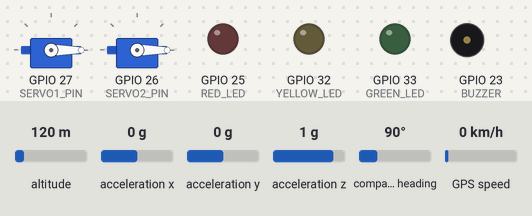
Bench run of a sketch on a simulated ESP32. Parts: 2 × servo, output pins drawn as LEDs (lit = HIGH), buzzer (waves = sounding). Wiring (inferred from the names in the program): MPU-6050 motion sensor at I2C address 0x68. The inputs (shaded band) are chosen by the test bench; at power-on: acceleration x 0 g, acceleration z 1 g, altitude 120 m, acceleration y 0 g, compass heading 90°, GPS speed 0 km/h. WiFi joins after 1.5 s; servers stay silent unless stated; the GPS gets a fix after 3 s at 37.7749, -122.4194 with 8 satellites; what the sketch prints to the serial monitor is not drawn.

Above: at 3.7 s.
3.8 s: acceleration x set to -0.4 g
5.3 s: acceleration x set to -0.7 g
At 6.5 s:
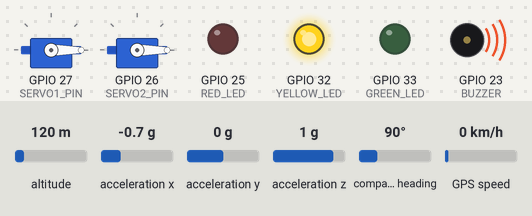
6.8 s: acceleration z set to -0.8 g
10.9 s: acceleration x set to -1 g
At 16.8 s:
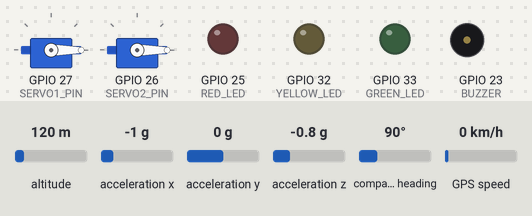
Timing chart, 0 to 17.4 s (numbered marks = the images above; inputs shaded):
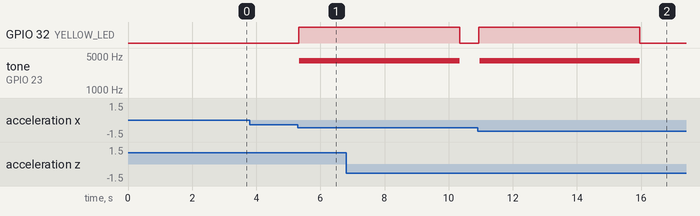

The sketch:

Engineering_Clinics1.ino
```cpp
#include <Wire.h>
#include <math.h>
#include <HardwareSerial.h>
#include <TinyGPS++.h>
#include <ESP32Servo.h>
#include <WiFi.h>
#include <WiFiClientSecure.h>
#include <UniversalTelegramBot.h>

// ==================================================
// PIN DEFINITIONS
// ==================================================

#define SDA_PIN 21
#define SCL_PIN 22
#define MPU 0x68

#define BUZZER 23

#define YELLOW_LED 32
#define GREEN_LED 33
#define RED_LED 25

#define GPS_RX 16
#define GPS_TX 17

#define SIM800_RX 19
#define SIM800_TX 18

#define SERVO1_PIN 27
#define SERVO2_PIN 26

// ==================================================
// WIFI SETTINGS
// ==================================================

const char* ssid = "Galaxy A16 5G 4068";
const char* password = "ladoogopal";

// ==================================================
// TELEGRAM SETTINGS
// ==================================================

#define BOT_TOKEN "8968437600:AAEwWJWNu9GUYr0MMnoSdD7h1X95_m4nlsY"
#define CHAT_ID "8993504044"

WiFiClientSecure telegramClient;
UniversalTelegramBot bot(BOT_TOKEN, telegramClient);

// ==================================================
// OBJECTS
// ==================================================

HardwareSerial GPS(2);
HardwareSerial SIM800(1);

TinyGPSPlus gps;

Servo servo1;
Servo servo2;

// ==================================================
// IMPACT SETTINGS
// ==================================================

// Configured location, not live GPS.
const double LOCATION_LAT = 30.681267;
const double LOCATION_LON = 76.604322;

#define IMPACT_START 19000
#define MEDIUM_LEVEL 30000
#define HIGH_LEVEL 40000

bool accidentDetected = false;

unsigned long cooldownStart = 0;
const unsigned long COOLDOWN = 5000;

// ==================================================
// MPU6050
// ==================================================

bool setupMPU() {
  Wire.beginTransmission(MPU);
  Wire.write(0x6B);
  Wire.write(0);

  return Wire.endTransmission() == 0;
}

float readMPU() {
  Wire.beginTransmission(MPU);
  Wire.write(0x3B);

  if (Wire.endTransmission(false) != 0) {
    return 0;
  }

  if (Wire.requestFrom(MPU, 6, true) != 6) {
    return 0;
  }

  int16_t ax = (Wire.read() << 8) | Wire.read();
  int16_t ay = (Wire.read() << 8) | Wire.read();
  int16_t az = (Wire.read() << 8) | Wire.read();

  return sqrt(
    (float)ax * ax +
    (float)ay * ay +
    (float)az * az
  );
}

// ==================================================
// BUZZER
// ==================================================

void buzzerOn() {
  ledcWrite(BUZZER, 128);
}

void buzzerOff() {
  ledcWrite(BUZZER, 0);
}

void soundAlarm(unsigned long duration) {
  buzzerOn();
  delay(duration);
  buzzerOff();
}

// ==================================================
// LOCATION
// ==================================================

String getLocationMessage() {
  String message = "UNIVERSITY / PROJECT LOCATION\n";
  message += "University: CGC University, Mohali\n";
  message += "Address: CGC University, Mohali, Punjab, India\n\n";

  if (gps.location.isValid() &&
      gps.location.age() < 10000) {

    double lat = gps.location.lat();
    double lon = gps.location.lng();

    message += "GPS Status: LIVE GPS FIX\n";
    message += "Latitude: " + String(lat, 6) + "\n";
    message += "Longitude: " + String(lon, 6) + "\n";

    message += "Google Maps: https://maps.google.com/?q=";
    message += String(lat, 6) + ",";
    message += String(lon, 6);

  } else {
    message += "GPS Status: NO LIVE GPS FIX\n";
    message += "Configured coordinates (NOT live GPS):\n";

    message += "Latitude: " + String(LOCATION_LAT, 6) + "\n";
    message += "Longitude: " + String(LOCATION_LON, 6) + "\n";

    message += "Google Maps: https://maps.google.com/?q=";
    message += String(LOCATION_LAT, 6) + ",";
    message += String(LOCATION_LON, 6);
  }

  return message;
}

void showLocation() {
  Serial.println("\n========== ACCIDENT LOCATION ==========");
  Serial.println(getLocationMessage());
  Serial.println("========================================");
}

// ==================================================
// TELEGRAM ALERT
// ==================================================

void sendTelegramAlert(String level) {
  Serial.println("\nSending Telegram alert...");

  if (WiFi.status() != WL_CONNECTED) {
    Serial.println("ERROR: Wi-Fi disconnected.");
    return;
  }

  String message;

  if (level == "LOW") {
    message = "LOW IMPACT ALERT";
  }
  else if (level == "MEDIUM") {
    message = "MEDIUM IMPACT ALERT";
  }
  else {
    message = "HIGH IMPACT ALERT";
  }

  message += "\n\nACCIDENT ALERT SYSTEM\n";
  message += "An impact has been detected by the ESP32.\n\n";
  message += "Impact Level: " + level + "\n";

  if (level == "LOW") {
    message += "Low-impact event detected.\n";
  }
  else if (level == "MEDIUM") {
    message += "Medium-impact event detected.\n";
    message += "Servo 1: Open command activated.\n";
  }
  else {
    message += "High-impact event detected.\n";
    message += "Both servos: Open commands activated.\n";
  }

  message += "\nPlease check the situation immediately.\n\n";
  message += "LOCATION DETAILS\n";
  message += getLocationMessage();
  message += "\n\nAutomated project alert. Verify the situation.";

  bool sent = bot.sendMessage(CHAT_ID, message, "");

  if (sent) {
    Serial.println("Telegram alert sent successfully.");
  }
  else {
    Serial.println("ERROR: Telegram message failed.");
  }
}

// ==================================================
// LOW IMPACT
// ==================================================

void lowImpact() {
  Serial.println("\n========== LOW IMPACT DETECTED ==========");

  digitalWrite(YELLOW_LED, HIGH);

  showLocation();

  soundAlarm(5000);

  digitalWrite(YELLOW_LED, LOW);

  sendTelegramAlert("LOW");

  Serial.println("Low impact alert completed.");
}

// ==================================================
// MEDIUM IMPACT
// ==================================================

void mediumImpact() {
  Serial.println("\n========== MEDIUM IMPACT DETECTED ==========");

  digitalWrite(GREEN_LED, HIGH);

  showLocation();

  Serial.println("Moving Servo 1 to 180 degrees...");

  servo1.write(180);

  soundAlarm(8000);

  digitalWrite(GREEN_LED, LOW);

  sendTelegramAlert("MEDIUM");

  Serial.println("Medium impact alert completed.");
}

// ==================================================
// HIGH IMPACT
// ==================================================

void highImpact() {
  Serial.println("\n========== HIGH IMPACT DETECTED ==========");

  digitalWrite(RED_LED, HIGH);

  showLocation();

  Serial.println("Moving Servo 1 to 180 degrees...");
  servo1.write(180);

  Serial.println("Moving Servo 2 to 180 degrees...");
  servo2.write(180);

  soundAlarm(10000);

  digitalWrite(RED_LED, LOW);

  sendTelegramAlert("HIGH");

  Serial.println("High impact alert completed.");
}

// ==================================================
// WIFI
// ==================================================

void connectWiFi() {
  Serial.println("\nConnecting to Wi-Fi...");

  WiFi.mode(WIFI_STA);
  WiFi.begin(ssid, password);

  int attempts = 0;

  while (WiFi.status() != WL_CONNECTED && attempts < 30) {
    delay(500);
    Serial.print(".");
    attempts++;
  }

  Serial.println();

  if (WiFi.status() == WL_CONNECTED) {
    Serial.println("Wi-Fi connected successfully.");
    Serial.print("IP address: ");
    Serial.println(WiFi.localIP());
  }
  else {
    Serial.println("Wi-Fi connection failed.");
    Serial.println("Telegram alerts require internet.");
  }
}

// ==================================================
// SETUP
// ==================================================

void setup() {
  Serial.begin(115200);

  Wire.begin(SDA_PIN, SCL_PIN);

  // Initialize LEDs.
  pinMode(YELLOW_LED, OUTPUT);
  pinMode(GREEN_LED, OUTPUT);
  pinMode(RED_LED, OUTPUT);

  digitalWrite(YELLOW_LED, LOW);
  digitalWrite(GREEN_LED, LOW);
  digitalWrite(RED_LED, LOW);

  // Initialize both servos FIRST so they securely claim LEDC channels
  servo1.setPeriodHertz(50);
  servo2.setPeriodHertz(50);

  servo1.attach(SERVO1_PIN);
  servo2.attach(SERVO2_PIN);

  servo1.write(0);
  servo2.write(0);

  delay(1000);

  Serial.println("Servo 1 initialized on GPIO 27.");
  Serial.println("Servo 2 initialized on GPIO 26.");

  // Initialize buzzer AFTER servos
  ledcAttach(BUZZER, 4000, 8);
  buzzerOff();

  // Initialize GPS.
  GPS.begin(9600, SERIAL_8N1, GPS_RX, GPS_TX);

  // Keep SIM800L connection.
  SIM800.begin(9600, SERIAL_8N1, SIM800_RX, SIM800_TX);

  Serial.println("\n==================================");
  Serial.println(" ESP32 ACCIDENT ALERT SYSTEM");
  Serial.println(" Telegram Alert Mode");
  Serial.println("==================================");

  if (setupMPU()) {
    Serial.println("MPU6050 connected successfully.");
  }
  else {
    Serial.println("ERROR: MPU6050 not detected.");
  }

  connectWiFi();

  telegramClient.setInsecure();

  Serial.println("SIM800L UART initialized; SMS disabled.");
  Serial.println("System ready. Waiting for impact...");
}

// ==================================================
// MAIN LOOP
// ==================================================

void loop() {
  // Read incoming GPS data.
  while (GPS.available()) {
    gps.encode(GPS.read());
  }

  float acceleration = readMPU();

  // Prevent repeated alerts until the sensor returns below
  // the impact threshold after the cooldown.
  if (accidentDetected) {
    if (millis() - cooldownStart >= COOLDOWN &&
        acceleration > 0 &&
        acceleration < IMPACT_START) {

      accidentDetected = false;

      Serial.println("System rearmed. Waiting for impact...");
    }

    delay(20);
    return;
  }

  // Check highest impact first.
  if (acceleration >= HIGH_LEVEL) {
    accidentDetected = true;
    cooldownStart = millis();

    highImpact();
  }
  else if (acceleration >= MEDIUM_LEVEL) {
    accidentDetected = true;
    cooldownStart = millis();

    mediumImpact();
  }
  else if (acceleration >= IMPACT_START) {
    accidentDetected = true;
    cooldownStart = millis();

    lowImpact();
  }

  delay(50);
}
```

Measured:
- the behaviour switches between -0.5 and -0.6 g on acceleration x (found by bisection; images 0 and 1)
- the behaviour switches between -0.8 and -0.9 g on acceleration x (found by bisection; images 1 and 2)
- after the input at 3.8 s, every drawn part: stays the same
- after the input at 5.3 s, GPIO 32 (YELLOW_LED): LOW → HIGH at once; tone on GPIO 23 (BUZZER): silent → 4000 Hz at once
- after the input at 10.9 s, GPIO 32 (YELLOW_LED): LOW → HIGH at once, → LOW 5.0 s later; tone on GPIO 23 (BUZZER): silent → 4000 Hz after 0.06 s, → silent 5.0 s later
